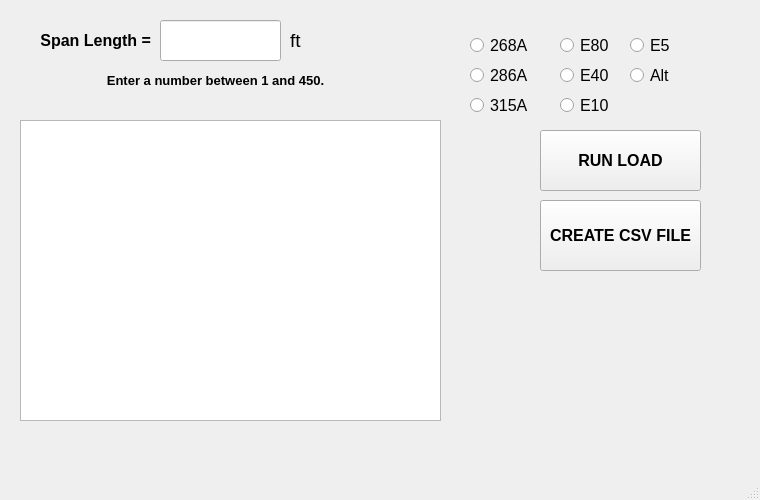
<?xml version="1.0" encoding="UTF-8"?>
<ui version="4.0">
 <class>SimpleSpanLoadProgram</class>
 <widget class="QMainWindow" name="SimpleSpanLoadProgram">
  <property name="geometry">
   <rect>
    <x>0</x>
    <y>0</y>
    <width>760</width>
    <height>500</height>
   </rect>
  </property>
  <property name="sizePolicy">
   <sizepolicy hsizetype="Fixed" vsizetype="Fixed">
    <horstretch>0</horstretch>
    <verstretch>0</verstretch>
   </sizepolicy>
  </property>
  <property name="minimumSize">
   <size>
    <width>760</width>
    <height>500</height>
   </size>
  </property>
  <property name="maximumSize">
   <size>
    <width>760</width>
    <height>500</height>
   </size>
  </property>
  <property name="windowTitle">
   <string>MainWindow</string>
  </property>
  <widget class="QWidget" name="centralwidget">
   <widget class="QLineEdit" name="input_span_length">
    <property name="geometry">
     <rect>
      <x>160</x>
      <y>20</y>
      <width>121</width>
      <height>41</height>
     </rect>
    </property>
    <property name="font">
     <font>
      <pointsize>14</pointsize>
     </font>
    </property>
    <property name="alignment">
     <set>Qt::AlignCenter</set>
    </property>
   </widget>
   <widget class="QRadioButton" name="radio_286A">
    <property name="geometry">
     <rect>
      <x>470</x>
      <y>60</y>
      <width>101</width>
      <height>31</height>
     </rect>
    </property>
    <property name="font">
     <font>
      <pointsize>12</pointsize>
     </font>
    </property>
    <property name="text">
     <string>286A</string>
    </property>
   </widget>
   <widget class="QPushButton" name="button_run">
    <property name="geometry">
     <rect>
      <x>540</x>
      <y>130</y>
      <width>161</width>
      <height>61</height>
     </rect>
    </property>
    <property name="font">
     <font>
      <pointsize>12</pointsize>
      <weight>75</weight>
      <bold>true</bold>
     </font>
    </property>
    <property name="text">
     <string>RUN LOAD</string>
    </property>
   </widget>
   <widget class="QPushButton" name="button_create_csv">
    <property name="geometry">
     <rect>
      <x>540</x>
      <y>200</y>
      <width>161</width>
      <height>71</height>
     </rect>
    </property>
    <property name="font">
     <font>
      <pointsize>12</pointsize>
      <weight>75</weight>
      <bold>true</bold>
     </font>
    </property>
    <property name="text">
     <string>CREATE CSV FILE</string>
    </property>
   </widget>
   <widget class="QLabel" name="label_span_length">
    <property name="geometry">
     <rect>
      <x>20</x>
      <y>20</y>
      <width>131</width>
      <height>41</height>
     </rect>
    </property>
    <property name="font">
     <font>
      <pointsize>12</pointsize>
      <weight>75</weight>
      <bold>true</bold>
     </font>
    </property>
    <property name="layoutDirection">
     <enum>Qt::LeftToRight</enum>
    </property>
    <property name="text">
     <string>Span Length =</string>
    </property>
    <property name="alignment">
     <set>Qt::AlignRight|Qt::AlignTrailing|Qt::AlignVCenter</set>
    </property>
   </widget>
   <widget class="QRadioButton" name="radio_268A">
    <property name="geometry">
     <rect>
      <x>470</x>
      <y>30</y>
      <width>101</width>
      <height>31</height>
     </rect>
    </property>
    <property name="font">
     <font>
      <pointsize>12</pointsize>
     </font>
    </property>
    <property name="text">
     <string>268A</string>
    </property>
   </widget>
   <widget class="QLabel" name="label_ft">
    <property name="geometry">
     <rect>
      <x>290</x>
      <y>30</y>
      <width>31</width>
      <height>21</height>
     </rect>
    </property>
    <property name="font">
     <font>
      <pointsize>14</pointsize>
     </font>
    </property>
    <property name="text">
     <string>ft</string>
    </property>
   </widget>
   <widget class="QRadioButton" name="radio_315A">
    <property name="geometry">
     <rect>
      <x>470</x>
      <y>90</y>
      <width>101</width>
      <height>31</height>
     </rect>
    </property>
    <property name="font">
     <font>
      <pointsize>12</pointsize>
     </font>
    </property>
    <property name="text">
     <string>315A</string>
    </property>
   </widget>
   <widget class="QRadioButton" name="radio_E80">
    <property name="geometry">
     <rect>
      <x>560</x>
      <y>30</y>
      <width>101</width>
      <height>31</height>
     </rect>
    </property>
    <property name="font">
     <font>
      <pointsize>12</pointsize>
     </font>
    </property>
    <property name="text">
     <string>E80</string>
    </property>
   </widget>
   <widget class="QRadioButton" name="radio_E40">
    <property name="geometry">
     <rect>
      <x>560</x>
      <y>60</y>
      <width>101</width>
      <height>31</height>
     </rect>
    </property>
    <property name="font">
     <font>
      <pointsize>12</pointsize>
     </font>
    </property>
    <property name="text">
     <string>E40</string>
    </property>
   </widget>
   <widget class="QRadioButton" name="radio_E10">
    <property name="geometry">
     <rect>
      <x>560</x>
      <y>90</y>
      <width>101</width>
      <height>31</height>
     </rect>
    </property>
    <property name="font">
     <font>
      <pointsize>12</pointsize>
     </font>
    </property>
    <property name="text">
     <string>E10</string>
    </property>
   </widget>
   <widget class="QRadioButton" name="radio_E5">
    <property name="geometry">
     <rect>
      <x>630</x>
      <y>30</y>
      <width>101</width>
      <height>31</height>
     </rect>
    </property>
    <property name="font">
     <font>
      <pointsize>12</pointsize>
     </font>
    </property>
    <property name="text">
     <string>E5</string>
    </property>
   </widget>
   <widget class="QRadioButton" name="radio_alternate">
    <property name="geometry">
     <rect>
      <x>630</x>
      <y>60</y>
      <width>101</width>
      <height>31</height>
     </rect>
    </property>
    <property name="font">
     <font>
      <pointsize>12</pointsize>
     </font>
    </property>
    <property name="text">
     <string>Alt</string>
    </property>
   </widget>
   <widget class="QLabel" name="label">
    <property name="geometry">
     <rect>
      <x>80</x>
      <y>70</y>
      <width>271</width>
      <height>21</height>
     </rect>
    </property>
    <property name="font">
     <font>
      <pointsize>10</pointsize>
      <weight>75</weight>
      <bold>true</bold>
     </font>
    </property>
    <property name="text">
     <string>Enter a number between 1 and 450.</string>
    </property>
    <property name="alignment">
     <set>Qt::AlignCenter</set>
    </property>
   </widget>
   <widget class="QTextEdit" name="textbox_results">
    <property name="geometry">
     <rect>
      <x>20</x>
      <y>120</y>
      <width>421</width>
      <height>301</height>
     </rect>
    </property>
    <property name="readOnly">
     <bool>true</bool>
    </property>
   </widget>
  </widget>
  <widget class="QMenuBar" name="menubar">
   <property name="geometry">
    <rect>
     <x>0</x>
     <y>0</y>
     <width>760</width>
     <height>21</height>
    </rect>
   </property>
  </widget>
  <widget class="QStatusBar" name="statusbar"/>
 </widget>
 <resources/>
 <connections/>
</ui>
